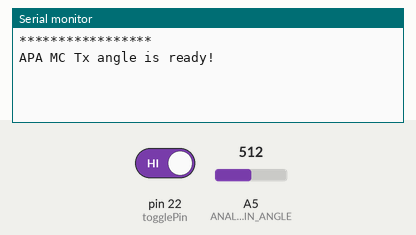
This sketch was run on a simulated Arduino Mega 2560, built with avr-gcc and run on an emulated ATmega2560. Shown: the last lines printed to the serial monitor. The inputs (shaded band) are chosen by the test bench; at power-on: pin 22 (togglePin) HIGH, A5 (ANALOG_STICK_PIN_ANGLE) = 512. No radio packets arrive unless stated.

Above: at 1.2 s.
1.3 s: pin 22 (togglePin) driven LOW
At 1.53 s:
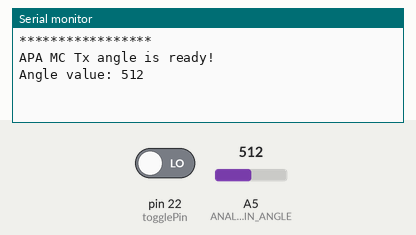
3.5 s: A5 (ANALOG_STICK_PIN_ANGLE) set to 716
At 3.64 s:
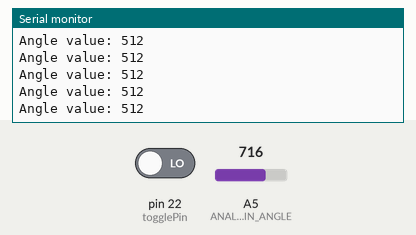
5.0 s: A5 (ANALOG_STICK_PIN_ANGLE) set to 900
At 5.05 s:
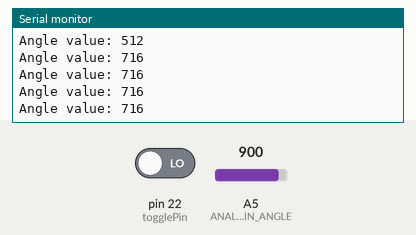
Timing chart, 0 to 8.0 s (numbered marks = the images above; inputs shaded):
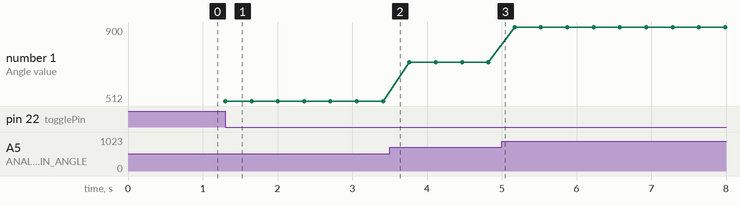

Measured:
- after the input at 1.3 s, the serial monitor: prints a new line at once (image 1)
- plotted number 1: 512 → 716 after the input at 3.5 s, 716 → 900 after the input at 5.0 s

The sketch:

MC_Tx.ino
```cpp
/**
  Motorized Commutator Transmitter MCU Code
  Name: MC_Tx
  Purpose: Transmits motor commands wirelessly.

  @author Ibrahim Oladepo
  @version 2.0  10-February-2025

  - This script sends motor commands wirelessly to the receiver(s).
  - This code can switch between manual and automatic control mode.
  - Compatible with V2 PCB with silent motor driver.
*/

#include <Arduino.h>
#include <SPI.h>
#include <Stepper.h>
#include <nRF24L01.h>
#include <RF24.h>

#define ANALOG_STICK_PIN_X A3
#define ANALOG_STICK_PIN_Y A4
#define ANALOG_STICK_PIN_Z A6
#define ANALOG_STICK_PIN_ANGLE A5

#define MANUAL_LED  16
#define AUTO_LED    15

RF24 radio(9, 10); // CE, CSN
const byte address[6] = "00001";

struct Data_Package {
  int angle = 0;
  int xMove = 0;
  int yMove = 0;
  int zMove = 0;
  int autoMode = 0;
};

Data_Package data; // Create a variable with the above structure

const int togglePin = 22;  // Variable to switch between manual and automatic mode

void setup() {

  Serial.begin(115200);

  // Set serial timeout
  Serial.setTimeout(50);

  // pinMode(analogStickPin, INPUT);
  pinMode(togglePin, INPUT);

  radio.begin();

  // **********************************************
  // CONFIGURE THE NRF24L01

  //set the address
  // #### CHECK ####
  radio.openWritingPipe(address);

  // Set power level
  // radio.setPALevel( RF24_PA_MIN ); // -18dBm
  radio.setPALevel( RF24_PA_LOW ); // -12dBm
  // radio.setPALevel( RF24_PA_HIGH ); // -6dBm

  // changer the transfer rate as needed
  // radio.setDataRate( RF24_250KBPS );
  // radio.setDataRate( RF24_1MBPS );
  // radio.setDataRate( RF24_2MBPS );

  // Change the channel (transmit-receive frequency) as needed
  // channel = 0 to 125 correspond to the range 2,400GHz to 2,500GHz
  // radio.setChannel( 90 );

  radio.printDetails();

  //Set module as transmitter
  radio.stopListening();

  Serial.println( "*****************" );
  Serial.println( "APA MC Tx angle is ready!" );

  // Send initial wireless data
  data.autoMode = digitalRead(togglePin);
  radio.write(&data, sizeof(Data_Package));

}

void loop() {

  if (digitalRead(togglePin) == LOW){

    // MANUAL MODE //
    digitalWrite(AUTO_LED, LOW);
    digitalWrite(MANUAL_LED, HIGH);

    data.autoMode = 0;

    // Update values to send to the receiver
    // data.xMove = analogRead(ANALOG_STICK_PIN_X);
    // data.yMove = analogRead(ANALOG_STICK_PIN_Y);
    // data.zMove = analogRead(ANALOG_STICK_PIN_Z);
    data.angle = analogRead(ANALOG_STICK_PIN_ANGLE);

    // Debug print
    Serial.print("Angle value: ");
    Serial.println(analogRead(ANALOG_STICK_PIN_ANGLE));

    // Send the whole data from the structure to the receiver
    radio.write(&data, sizeof(Data_Package));

    delay(350);

  }
  else{

    // AUTOMATIC MODE
    digitalWrite(AUTO_LED, HIGH);
    digitalWrite(MANUAL_LED, LOW);

    // Debug print
    // Serial.println("*** Automatic Mode ***");

    data.autoMode = 1;

    // Check if there is Serial user input
    if (Serial.available() > 0){

      String received = Serial.readStringUntil('\n');
      data.xMove = received.substring(0, received.indexOf(',')).toInt();
      data.angle = received.substring(received.indexOf(',') + 1).toInt();

      // Set unused axis to zero
      data.xMove = 0;
      data.zMove = 0;
      data.yMove = 0;

      Serial.print(data.xMove);
      Serial.print(", ");
      Serial.println(data.angle);

      // Send angle value to the other NRF24L01 modile
      radio.write(&data, sizeof(Data_Package));
      // delay(50);

    }

  }

}
```
